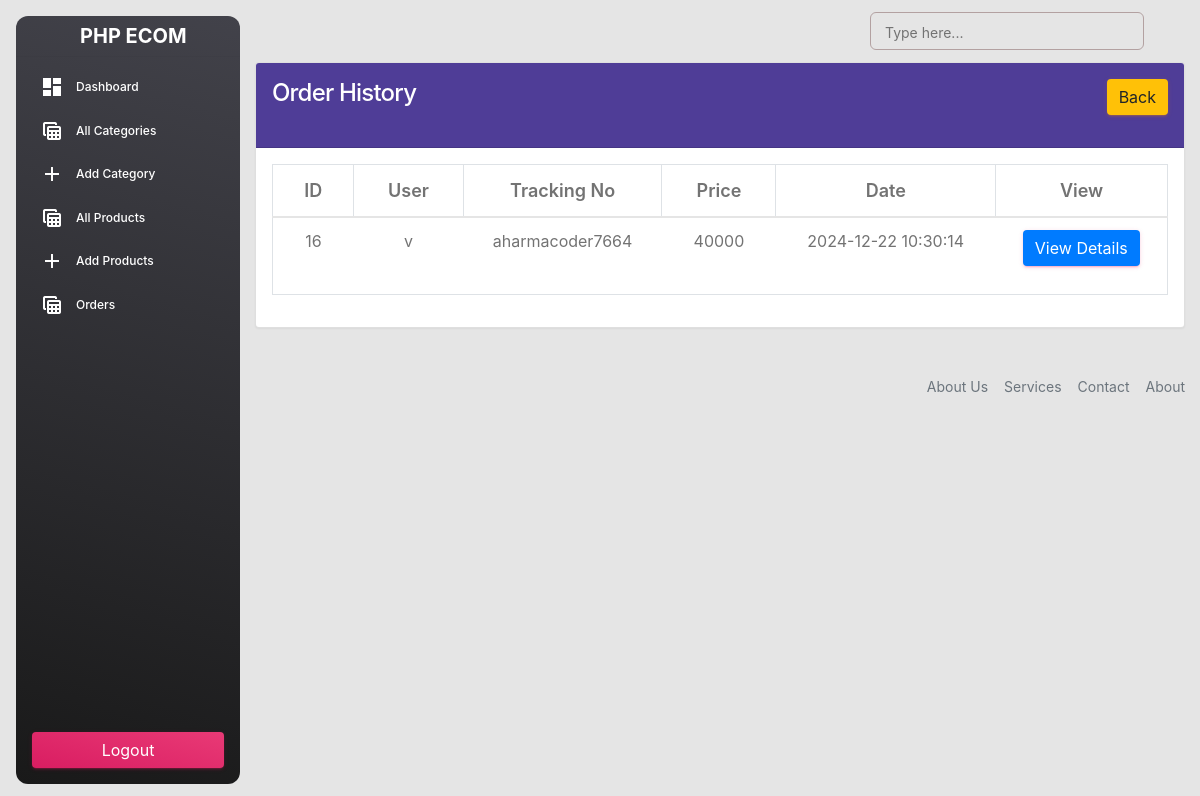
The app's page /admin/order-history.php (signed in) with its own data.
### tables this page shows
CREATE TABLE `orders` (
  `id` int(11) NOT NULL,
  `tracking_no` varchar(191) NOT NULL,
  `user_id` int(191) NOT NULL,
  `name` varchar(191) NOT NULL,
  `email` varchar(191) NOT NULL,
  `phone` varchar(191) NOT NULL,
  `address` mediumtext NOT NULL,
  `pincode` int(191) NOT NULL,
  `total_price` int(191) NOT NULL,
  `payment_mode` varchar(191) NOT NULL,
  `payment_id` varchar(191) DEFAULT NULL,
  `status` tinyint(4) NOT NULL DEFAULT 0,
  `comments` varchar(255) DEFAULT NULL,
  `created_at` timestamp NOT NULL DEFAULT current_timestamp()
);

### functions/myfunctions.php (called while the page is built, shortened)
<?php
include('../config/dbcon.php');
function getOrderHistory()
{
    global $con;
    $query = "SELECT * FROM orders WHERE status!='0' ";
    return $query_run = mysqli_query($con, $query);
}
?>

### admin/order-history.php (the view, shortened to what this page needs)
<?php
include('includes/header.php');
?>
      <main>
         <section class="tp-order-area pb-160">
            <div class="container">
               <div class="tp-order-inner">
                  <div class="row gx-0">
                     <div class="col-lg-12">
                        <div class="card">
                        <div class="card-header" style="background-color: rgb(79, 61, 151);">
                            <h4 style="color: white;">Order History
                                <a href="orders.php" class="btn btn-warning float-end">Back</a>
                                </h4>
                        </div>
                        <div class="card-body" id="">
                            <div class="tp-order-details" data-bg-color="#4F3D97">
                            <div class="tp-order-details-item-wrapper">
                                <table class="table table-bordered">
                                <thead>
                                    <tr style="font-size: 18px; color: var(--tp-common-white); font-weight: 100; text-align:center;">
                                        <th>ID</th>
                                        <th>User</th>
                                        <th>Tracking No</th>
                                        <th>Price</th>
                                        <th>Date</th>
                                        <th>View</th>
                                    </tr>
                                </thead>
                                <tbody style="font-size: 16px; color: var(--tp-common-white); line-height: 1.38; text-align:center;">
                                    <?php
                                        $orders = getOrderHistory();
                                        if(mysqli_num_rows($orders) > 0)
                                        {
                                        foreach($orders as $item){
                                            ?>
                                                <tr>
                                                    <td> <?=$item['id'];?> </td>
                                                    <td> <?=$item['name'];?> </td>
                                                    <td> <?=$item['tracking_no'];?> </td>
                                                    <td> <?=$item['total_price'];?> </td>
                                                    <td> <?=$item['created_at'];?> </td>
                                                    <td>
                                                    <a href="view-order.php?t=<?=$item['tracking_no'];?>" class="btn btn-primary">View Details</a>
                                                    </td>
                                                </tr>
                                            <?php
                                        }
                                        }
                                    ?>
                                </tbody>
                            </table>
                            </div>
                            </div>
                        </div>
                     </div>
                                    </div>
                  </div>
               </div>
            </div>
         </section>
      </main>
      <?php include('includes/footer.php'); ?>

### records on screen
orders: id "16", name "v", tracking_no "aharmacoder7664", total_price "40000", created_at "2024-12-22 10:30:14"
